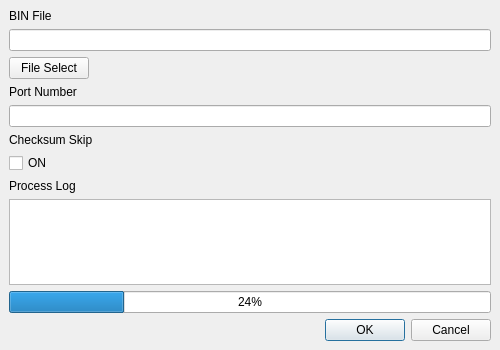
<?xml version="1.0" encoding="UTF-8"?>
<ui version="4.0">
 <class>Main</class>
 <widget class="QMainWindow" name="Main">
  <property name="geometry">
   <rect>
    <x>0</x>
    <y>0</y>
    <width>500</width>
    <height>350</height>
   </rect>
  </property>
  <property name="windowTitle">
   <string>MainWindow</string>
  </property>
  <widget class="QWidget" name="centralwidget">
   <layout class="QHBoxLayout" name="horizontalLayout">
    <item>
     <layout class="QVBoxLayout" name="Outter_Layout" stretch="0,0,0,0,0,0,0,0,0,0,0,0">
      <property name="sizeConstraint">
       <enum>QLayout::SetDefaultConstraint</enum>
      </property>
      <item>
       <widget class="QLabel" name="label">
        <property name="sizePolicy">
         <sizepolicy hsizetype="Fixed" vsizetype="Fixed">
          <horstretch>0</horstretch>
          <verstretch>0</verstretch>
         </sizepolicy>
        </property>
        <property name="text">
         <string>BIN File</string>
        </property>
       </widget>
      </item>
      <item>
       <widget class="QLineEdit" name="lineEdit"/>
      </item>
      <item>
       <widget class="QPushButton" name="pushButton">
        <property name="sizePolicy">
         <sizepolicy hsizetype="Fixed" vsizetype="Fixed">
          <horstretch>0</horstretch>
          <verstretch>0</verstretch>
         </sizepolicy>
        </property>
        <property name="text">
         <string>File Select</string>
        </property>
       </widget>
      </item>
      <item>
       <widget class="QLabel" name="label_2">
        <property name="sizePolicy">
         <sizepolicy hsizetype="Preferred" vsizetype="Fixed">
          <horstretch>0</horstretch>
          <verstretch>0</verstretch>
         </sizepolicy>
        </property>
        <property name="text">
         <string>Port Number</string>
        </property>
       </widget>
      </item>
      <item>
       <widget class="QLineEdit" name="lineEdit_2"/>
      </item>
      <item>
       <widget class="QLabel" name="label_3">
        <property name="sizePolicy">
         <sizepolicy hsizetype="Preferred" vsizetype="Fixed">
          <horstretch>0</horstretch>
          <verstretch>0</verstretch>
         </sizepolicy>
        </property>
        <property name="text">
         <string>Checksum Skip</string>
        </property>
       </widget>
      </item>
      <item>
       <widget class="QCheckBox" name="checkBox">
        <property name="sizePolicy">
         <sizepolicy hsizetype="Minimum" vsizetype="Fixed">
          <horstretch>0</horstretch>
          <verstretch>0</verstretch>
         </sizepolicy>
        </property>
        <property name="text">
         <string>ON</string>
        </property>
       </widget>
      </item>
      <item>
       <spacer name="verticalSpacer">
        <property name="orientation">
         <enum>Qt::Vertical</enum>
        </property>
        <property name="sizeHint" stdset="0">
         <size>
          <width>20</width>
          <height>40</height>
         </size>
        </property>
       </spacer>
      </item>
      <item>
       <widget class="QLabel" name="label_4">
        <property name="text">
         <string>Process Log</string>
        </property>
       </widget>
      </item>
      <item>
       <widget class="QTextEdit" name="textEdit"/>
      </item>
      <item>
       <layout class="QHBoxLayout" name="horizontalLayout_2">
        <item>
         <widget class="QProgressBar" name="progressBar">
          <property name="value">
           <number>24</number>
          </property>
         </widget>
        </item>
       </layout>
      </item>
      <item alignment="Qt::AlignRight">
       <widget class="QDialogButtonBox" name="buttonBox">
        <property name="standardButtons">
         <set>QDialogButtonBox::Cancel|QDialogButtonBox::Ok</set>
        </property>
       </widget>
      </item>
     </layout>
    </item>
   </layout>
  </widget>
 </widget>
 <tabstops>
  <tabstop>lineEdit</tabstop>
  <tabstop>pushButton</tabstop>
  <tabstop>lineEdit_2</tabstop>
  <tabstop>checkBox</tabstop>
 </tabstops>
 <resources/>
 <connections>
  <connection>
   <sender>pushButton</sender>
   <signal>clicked()</signal>
   <receiver>Main</receiver>
   <slot>File_Dialog()</slot>
   <hints>
    <hint type="sourcelabel">
     <x>47</x>
     <y>65</y>
    </hint>
    <hint type="destinationlabel">
     <x>399</x>
     <y>151</y>
    </hint>
   </hints>
  </connection>
  <connection>
   <sender>buttonBox</sender>
   <signal>rejected()</signal>
   <receiver>Main</receiver>
   <slot>close()</slot>
   <hints>
    <hint type="sourcelabel">
     <x>381</x>
     <y>195</y>
    </hint>
    <hint type="destinationlabel">
     <x>545</x>
     <y>261</y>
    </hint>
   </hints>
  </connection>
  <connection>
   <sender>buttonBox</sender>
   <signal>accepted()</signal>
   <receiver>Main</receiver>
   <slot>Ok_Clicked()</slot>
   <hints>
    <hint type="sourcelabel">
     <x>381</x>
     <y>195</y>
    </hint>
    <hint type="destinationlabel">
     <x>399</x>
     <y>151</y>
    </hint>
   </hints>
  </connection>
 </connections>
 <slots>
  <slot>File_Dialog()</slot>
  <slot>Ok_Clicked()</slot>
 </slots>
</ui>
